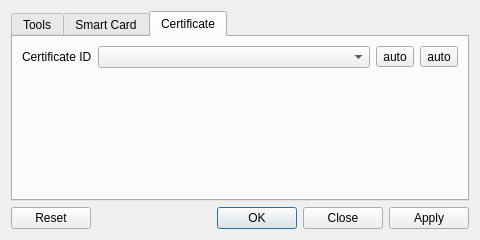
<?xml version="1.0" encoding="UTF-8"?>
<ui version="4.0">
 <class>ConfigDialog</class>
 <widget class="QDialog" name="ConfigDialog">
  <property name="geometry">
   <rect>
    <x>0</x>
    <y>0</y>
    <width>480</width>
    <height>240</height>
   </rect>
  </property>
  <property name="windowTitle">
   <string>Configuration</string>
  </property>
  <property name="modal">
   <bool>true</bool>
  </property>
  <layout class="QGridLayout" name="gridLayout" rowstretch="1,0" columnstretch="0">
   <item row="1" column="0">
    <widget class="QDialogButtonBox" name="buttonBox">
     <property name="standardButtons">
      <set>QDialogButtonBox::Apply|QDialogButtonBox::Close|QDialogButtonBox::Ok|QDialogButtonBox::Reset</set>
     </property>
    </widget>
   </item>
   <item row="0" column="0">
    <widget class="QTabWidget" name="tabWidget">
     <property name="currentIndex">
      <number>2</number>
     </property>
     <widget class="QWidget" name="toolsTab">
      <attribute name="title">
       <string>Tools</string>
      </attribute>
      <layout class="QGridLayout" name="gridLayout_3" rowstretch="0,0,0,1" columnstretch="0,1,0,0">
       <item row="1" column="0">
        <widget class="QLabel" name="pkcsEngineLibLabel">
         <property name="text">
          <string>PKCS#11 engine library</string>
         </property>
        </widget>
       </item>
       <item row="1" column="3">
        <widget class="QToolButton" name="pkcsEngineLibAuto">
         <property name="text">
          <string>auto</string>
         </property>
         <property name="icon">
          <iconset resource="../resources.qrc">
           <normaloff>:/buttons/refresh</normaloff>:/buttons/refresh</iconset>
         </property>
        </widget>
       </item>
       <item row="1" column="1">
        <widget class="QLineEdit" name="pkcsEngineLibValue">
         <property name="readOnly">
          <bool>true</bool>
         </property>
        </widget>
       </item>
       <item row="3" column="1">
        <spacer name="toolsVerticalSpacer">
         <property name="orientation">
          <enum>Qt::Vertical</enum>
         </property>
         <property name="sizeHint" stdset="0">
          <size>
           <width>20</width>
           <height>40</height>
          </size>
         </property>
        </spacer>
       </item>
       <item row="0" column="0">
        <widget class="QLabel" name="pkcsToolBinLabel">
         <property name="text">
          <string>PKCS#11 tool</string>
         </property>
        </widget>
       </item>
       <item row="1" column="2">
        <widget class="QToolButton" name="pkcsEngineLibBrowse">
         <property name="text">
          <string>...</string>
         </property>
        </widget>
       </item>
       <item row="0" column="1">
        <widget class="QLineEdit" name="pkcsToolBinValue">
         <property name="readOnly">
          <bool>true</bool>
         </property>
        </widget>
       </item>
       <item row="0" column="2">
        <widget class="QToolButton" name="pkcsToolBinBrowse">
         <property name="text">
          <string>...</string>
         </property>
        </widget>
       </item>
       <item row="0" column="3">
        <widget class="QToolButton" name="pkcsToolBinAuto">
         <property name="text">
          <string>auto</string>
         </property>
         <property name="icon">
          <iconset resource="../resources.qrc">
           <normaloff>:/buttons/refresh</normaloff>:/buttons/refresh</iconset>
         </property>
        </widget>
       </item>
       <item row="2" column="0">
        <widget class="QLabel" name="opensslBinLabel">
         <property name="text">
          <string>OpenSSL custom</string>
         </property>
        </widget>
       </item>
       <item row="2" column="1">
        <widget class="QLineEdit" name="opensslBinValue">
         <property name="readOnly">
          <bool>true</bool>
         </property>
        </widget>
       </item>
       <item row="2" column="2">
        <widget class="QToolButton" name="opensslBinBrowse">
         <property name="text">
          <string>...</string>
         </property>
        </widget>
       </item>
       <item row="2" column="3">
        <widget class="QToolButton" name="opensslBinAuto">
         <property name="text">
          <string>auto</string>
         </property>
         <property name="icon">
          <iconset resource="../resources.qrc">
           <normaloff>:/buttons/refresh</normaloff>:/buttons/refresh</iconset>
         </property>
        </widget>
       </item>
      </layout>
     </widget>
     <widget class="QWidget" name="smartcardTab">
      <attribute name="title">
       <string>Smart Card</string>
      </attribute>
      <layout class="QGridLayout" name="gridLayout_2">
       <item row="0" column="0">
        <widget class="QLabel" name="smartcardProducerLabel">
         <property name="text">
          <string>Producer</string>
         </property>
        </widget>
       </item>
       <item row="0" column="3">
        <widget class="QToolButton" name="smartcardProducerAuto">
         <property name="text">
          <string>auto</string>
         </property>
         <property name="icon">
          <iconset resource="../resources.qrc">
           <normaloff>:/buttons/refresh</normaloff>:/buttons/refresh</iconset>
         </property>
        </widget>
       </item>
       <item row="1" column="0">
        <widget class="QLabel" name="smartcardLibLabel">
         <property name="text">
          <string>Library</string>
         </property>
        </widget>
       </item>
       <item row="1" column="2">
        <widget class="QToolButton" name="smartcardLibBrowse">
         <property name="text">
          <string>...</string>
         </property>
        </widget>
       </item>
       <item row="0" column="1">
        <widget class="QComboBox" name="smartcardProducerValue"/>
       </item>
       <item row="1" column="3">
        <widget class="QToolButton" name="smartcardLibAuto">
         <property name="text">
          <string>auto</string>
         </property>
         <property name="icon">
          <iconset resource="../resources.qrc">
           <normaloff>:/buttons/refresh</normaloff>:/buttons/refresh</iconset>
         </property>
        </widget>
       </item>
       <item row="1" column="1">
        <widget class="QLineEdit" name="smartcardLibValue">
         <property name="readOnly">
          <bool>true</bool>
         </property>
        </widget>
       </item>
       <item row="2" column="1">
        <spacer name="smartcardVerticalSpacer">
         <property name="orientation">
          <enum>Qt::Vertical</enum>
         </property>
         <property name="sizeHint" stdset="0">
          <size>
           <width>20</width>
           <height>40</height>
          </size>
         </property>
        </spacer>
       </item>
      </layout>
     </widget>
     <widget class="QWidget" name="certificateTab">
      <attribute name="title">
       <string>Certificate</string>
      </attribute>
      <layout class="QGridLayout" name="gridLayout_4" columnstretch="0,1,0,0">
       <item row="0" column="0">
        <widget class="QLabel" name="certificateIdLabel">
         <property name="text">
          <string>Certificate ID</string>
         </property>
        </widget>
       </item>
       <item row="0" column="1">
        <widget class="QComboBox" name="certificateIdValue"/>
       </item>
       <item row="0" column="2">
        <widget class="QToolButton" name="certificateIdReload">
         <property name="text">
          <string>auto</string>
         </property>
         <property name="icon">
          <iconset resource="../resources.qrc">
           <normaloff>:/buttons/reload</normaloff>:/buttons/reload</iconset>
         </property>
        </widget>
       </item>
       <item row="0" column="3">
        <widget class="QToolButton" name="certificateIdAuto">
         <property name="text">
          <string>auto</string>
         </property>
         <property name="icon">
          <iconset resource="../resources.qrc">
           <normaloff>:/buttons/refresh</normaloff>:/buttons/refresh</iconset>
         </property>
        </widget>
       </item>
       <item row="1" column="1">
        <spacer name="certificateVerticalSpacer">
         <property name="orientation">
          <enum>Qt::Vertical</enum>
         </property>
         <property name="sizeHint" stdset="0">
          <size>
           <width>20</width>
           <height>40</height>
          </size>
         </property>
        </spacer>
       </item>
      </layout>
     </widget>
    </widget>
   </item>
  </layout>
 </widget>
 <resources>
  <include location="../resources.qrc"/>
 </resources>
 <connections/>
</ui>
